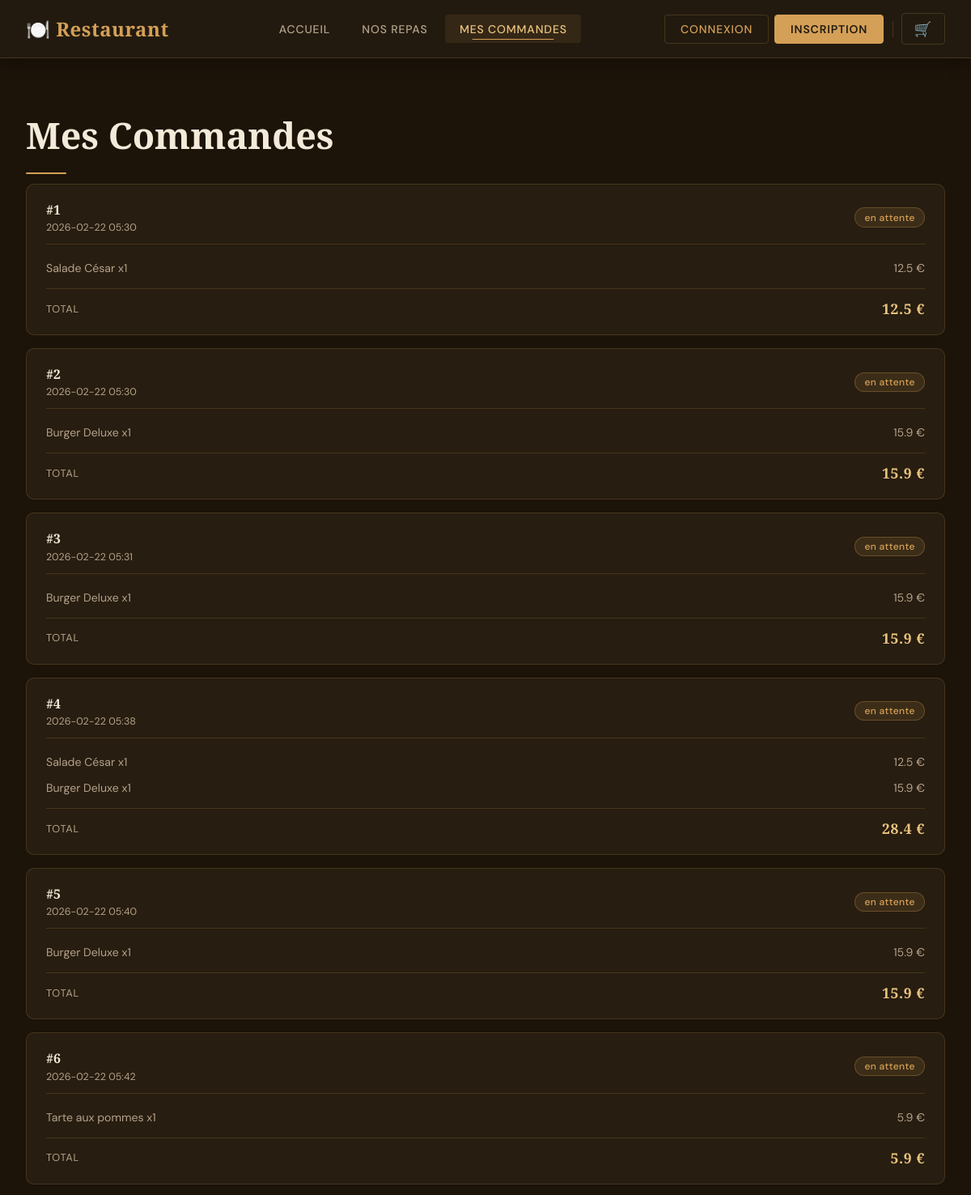
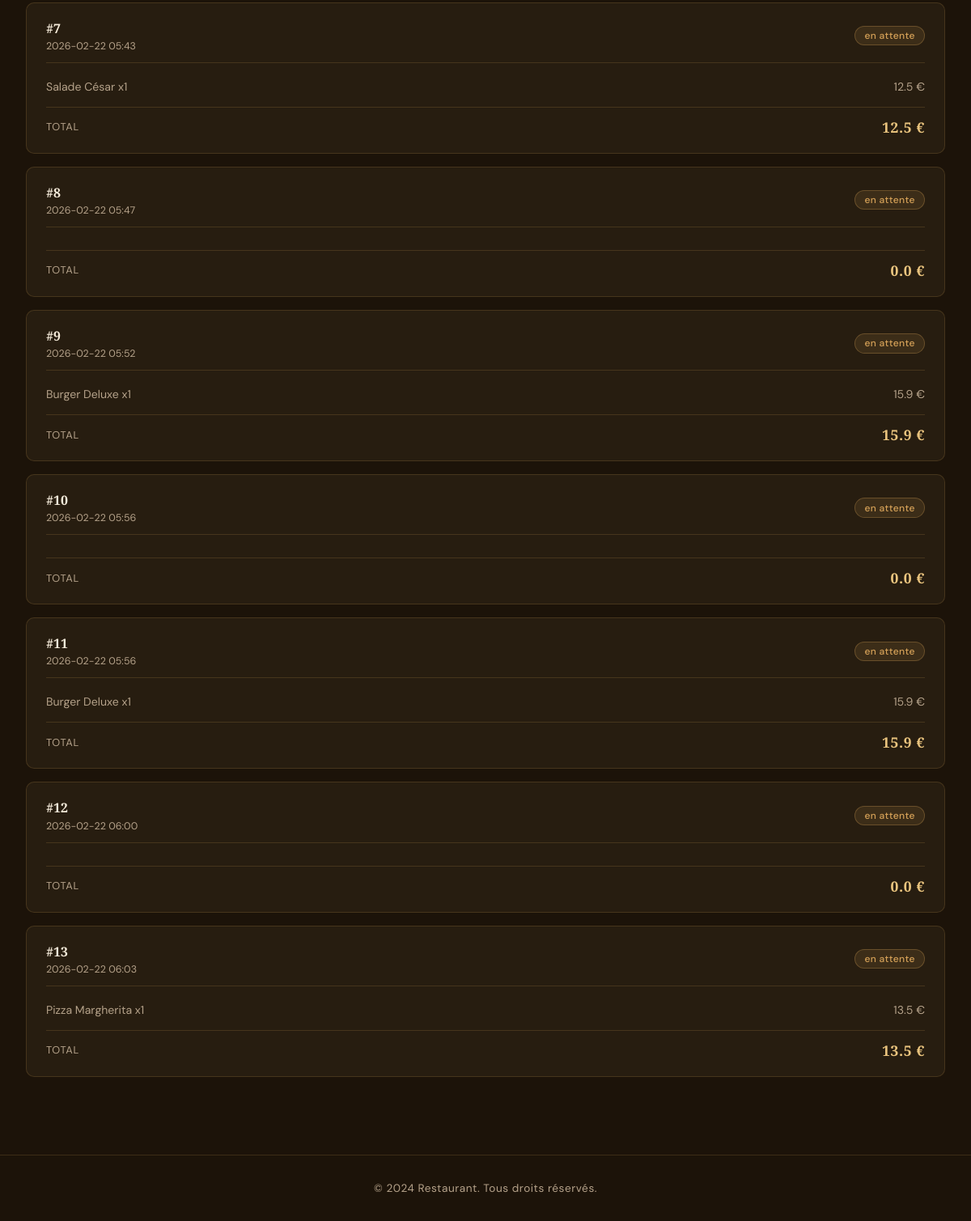
/commandes, run on the app's committed database (2 pictures, top to bottom).
### tables this page shows
CREATE TABLE commandes (
                id     INTEGER PRIMARY KEY AUTOINCREMENT,
                date   TEXT    NOT NULL,
                items  TEXT    NOT NULL DEFAULT '[]',
                total  REAL    NOT NULL DEFAULT 0.0,
                statut TEXT    NOT NULL DEFAULT 'en attente'
            );

### app/controllers/CommandesController.py (the view)
    @app.route('/commandes', methods=['GET'])
    def mesCommandes():
        from app.services.CommandesService import CommandesService
        cs = CommandesService()
        commandes = cs.getAllCommande()
        metadata = {'title': 'Mes Commandes'}
        return render_template('commandes.html',
                            commandes=commandes,
                            metadata=metadata)

### app/__init__.py (called while the page is built)
@app.context_processor
def inject_panier_count():
    try:
        from app.services.PanierService import PanierService
        ps = PanierService()
        p = ps.getAllPanier()
        return {'panier_count': p.count}  # ✅ lit depuis SQLite
    except:
        return {'panier_count': 0}

### app/models/CommandesDAO.py (called while the page is built)
    def _getDbConnection(self):
        connection = sqlite3.connect(self.databasename)
        connection.row_factory = sqlite3.Row
        return connection

    def _initTable(self):
        connection = self._getDbConnection()
        cursor = connection.cursor()
        query = """
            CREATE TABLE IF NOT EXISTS commandes (
                id     INTEGER PRIMARY KEY AUTOINCREMENT,
                date   TEXT    NOT NULL,
                items  TEXT    NOT NULL DEFAULT '[]',
                total  REAL    NOT NULL DEFAULT 0.0,
                statut TEXT    NOT NULL DEFAULT 'en attente'
            )
        """
        cursor.execute(query)
        connection.commit()
        connection.close()

    def findAllCommande(self):
        connection = self._getDbConnection()
        cursor = connection.cursor()
        rows = cursor.execute("SELECT * FROM commandes").fetchall()  # ✅ fetchall
        connection.close()
        resultat = []
        for row in rows:                                             # ✅ boucle
            resultat.append(Commandes({
                'id'    : row['id'],
                'date'  : row['date'],
                'items' : json.loads(row['items']),
                'total' : row['total'],
                'statut': row['statut']
            }))
        return resultat

### app/models/PanierDAO.py (called while the page is built)
    def _getDbConnection(self):
        connection = sqlite3.connect(self.databasename)
        connection.row_factory = sqlite3.Row
        return connection

    def _initTable(self):
        connection = self._getDbConnection()
        cursor = connection.cursor()
        query = """
            CREATE TABLE IF NOT EXISTS paniers (
                id     INTEGER PRIMARY KEY AUTOINCREMENT,
                items  TEXT    NOT NULL DEFAULT '[]',
                total  REAL    NOT NULL DEFAULT 0.0,
                count  INTEGER NOT NULL DEFAULT 0
            )
        """
        cursor.execute(query)
        connection.commit()
        connection.close()

### app/services/CommandesService.py (called while the page is built)
    def getAllCommande(self):
        res = self.cdao.findAllCommande()
        return res

### app/services/PanierService.py (called while the page is built)
    def getAllPanier(self):
        res = self.pdao.findAll()
        return res

### app/templates/commandes.html (shortened to what this page needs)
{% extends 'layout.html' %}
{% block content %}
<main class="main-content">
    <div class="container">
        <h1>Mes Commandes</h1>
        {% if commandes and commandes|length > 0 %}
            <div class="historique-list">
                {% for commande in commandes %}
                <div class="historique-card">
                    <div class="historique-header">
                        <div class="historique-info">
                            <span class="historique-id">#{{ commande.id }}</span>
                            <span class="historique-date">{{ commande.date }}</span>
                        </div>
                        <span class="statut-badge {{ commande.statut|replace(' ', '-') }}">
                            {{ commande.statut }}
                        </span>
                    </div>
                    <div class="historique-items">
                        {% for item in commande.items %}
                        <div class="historique-item">
                            <span>{{ item.nom }} x{{ item.quantite }}</span>
                            <span>{{ (item.prix * item.quantite)|round(2) }} €</span>
                        </div>
                        {% endfor %}
                    </div>
                    <div class="historique-total">
                        <span>Total</span>
                        <span class="historique-total-prix">{{ commande.total }} €</span>
                    </div>
                </div>
                {% endfor %}
            </div>
        {% endif %}
    </div>
</main>
<footer class="footer">
    <div class="container">
        <p>&copy; 2024 Restaurant. Tous droits réservés.</p>
    </div>
</footer>
{% endblock %}

### app/static/css/style.css (style rules this page uses)
:root { --nav-bg: #221a0f; --bg: #1c1309; --bg-card: #271d10; --nav-accent: #d4a057; --accent: #d4a057; --nav-accent-light: #eac47e; --accent-light: #eac47e; --accent-subtle: rgba(212, 160, 87, 0.1); --nav-text: #f4ead9; --text: #f4ead9; --nav-text-muted: #b5a28a; --text-muted: #b5a28a; --nav-border: rgba(212, 160, 87, 0.2); --border: rgba(212, 160, 87, 0.18); --nav-hover-bg: rgba(212, 160, 87, 0.08); --nav-height: 72px; }
*, *::before, *::after { box-sizing: border-box; margin: 0; padding: 0; }
body { background-color: var(--bg); color: var(--text); font-family: 'DM Sans', sans-serif; min-height: 100vh; }
.container { max-width: 1200px; margin: 0 auto; padding: 0 2rem; }
.footer { border-top: 1px solid var(--border); padding: 2rem 0; text-align: center; }
.footer p { font-size: 0.85rem; color: var(--text-muted); letter-spacing: 0.04em; }

### app/static/css/repas.css (style rules this page uses)
.main-content { padding: 4rem 0 6rem; }
.main-content h1 { font-family: 'Playfair Display', serif; font-size: clamp(1.8rem, 4vw, 2.8rem); font-weight: 700; color: var(--text); margin-bottom: 0.75rem; }
.main-content h1::after { content: ''; display: block; width: 50px; height: 2px; background: var(--accent); margin-top: 1rem; border-radius: 2px; }

### app/static/css/confirmation.css (style rules this page uses)
.historique-list { display: flex; flex-direction: column; gap: 1rem; }
.historique-card { background: var(--bg-card); border: 1px solid var(--border); border-radius: 10px; padding: 1.25rem 1.5rem; transition: border-color 0.2s, transform 0.2s; }
.historique-header { display: flex; justify-content: space-between; align-items: center; margin-bottom: 1rem; padding-bottom: 0.75rem; border-bottom: 1px solid var(--border); }
.historique-info { display: flex; flex-direction: column; gap: 0.2rem; }
.historique-id { font-family: 'Playfair Display', serif; font-size: 1rem; font-weight: 700; color: var(--text); }
.historique-date { font-size: 0.78rem; color: var(--text-muted); }
.historique-items { display: flex; flex-direction: column; gap: 0.4rem; margin-bottom: 0.75rem; }
.historique-item { display: flex; justify-content: space-between; font-size: 0.88rem; color: var(--text-muted); padding: 0.25rem 0; }
.historique-total { display: flex; justify-content: space-between; align-items: center; padding-top: 0.75rem; border-top: 1px solid var(--border); font-size: 0.8rem; text-transform: uppercase; letter-spacing: 0.05em; color: var(--text-muted); }
.historique-total-prix { font-family: 'Playfair Display', serif; font-size: 1.1rem; font-weight: 700; color: var(--accent-light); }
.statut-badge { font-size: 0.75rem; font-weight: 500; padding: 0.2rem 0.7rem; border-radius: 100px; letter-spacing: 0.03em; }
.statut-badge.en-attente { background: rgba(212, 160, 87, 0.12); color: var(--accent); border: 1px solid rgba(212, 160, 87, 0.3); }

### data on the page
commandes: id "1", date "2026-02-22 05:30", statut "en attente", nom "Salade César", quantite "1", prix "12.5", total "12.5"
commandes: id "2", date "2026-02-22 05:30", statut "en attente", nom "Burger Deluxe", quantite "1", prix "15.9", total "15.9"
commandes: id "3", date "2026-02-22 05:31", statut "en attente", nom "Burger Deluxe", quantite "1", prix "15.9", total "15.9"
commandes: id "4", date "2026-02-22 05:38", statut "en attente", nom "Salade César" "Burger Deluxe", quantite "1" "1", prix "12.5" "15.9", total "28.4"
commandes: id "5", date "2026-02-22 05:40", statut "en attente", nom "Burger Deluxe", quantite "1", prix "15.9", total "15.9"
commandes: id "6", date "2026-02-22 05:42", statut "en attente", nom "Tarte aux pommes", quantite "1", prix "5.9", total "5.9"
commandes: id "7", date "2026-02-22 05:43", statut "en attente", nom "Salade César", quantite "1", prix "12.5", total "12.5"
commandes: id "8", date "2026-02-22 05:47", statut "en attente", total "0.0"
commandes: id "9", date "2026-02-22 05:52", statut "en attente", nom "Burger Deluxe", quantite "1", prix "15.9", total "15.9"
commandes: id "10", date "2026-02-22 05:56", statut "en attente", total "0.0"
commandes: id "11", date "2026-02-22 05:56", statut "en attente", nom "Burger Deluxe", quantite "1", prix "15.9", total "15.9"
commandes: id "12", date "2026-02-22 06:00", statut "en attente", total "0.0"
commandes: id "13", date "2026-02-22 06:03", statut "en attente", nom "Pizza Margherita", quantite "1", prix "13.5", total "13.5"
